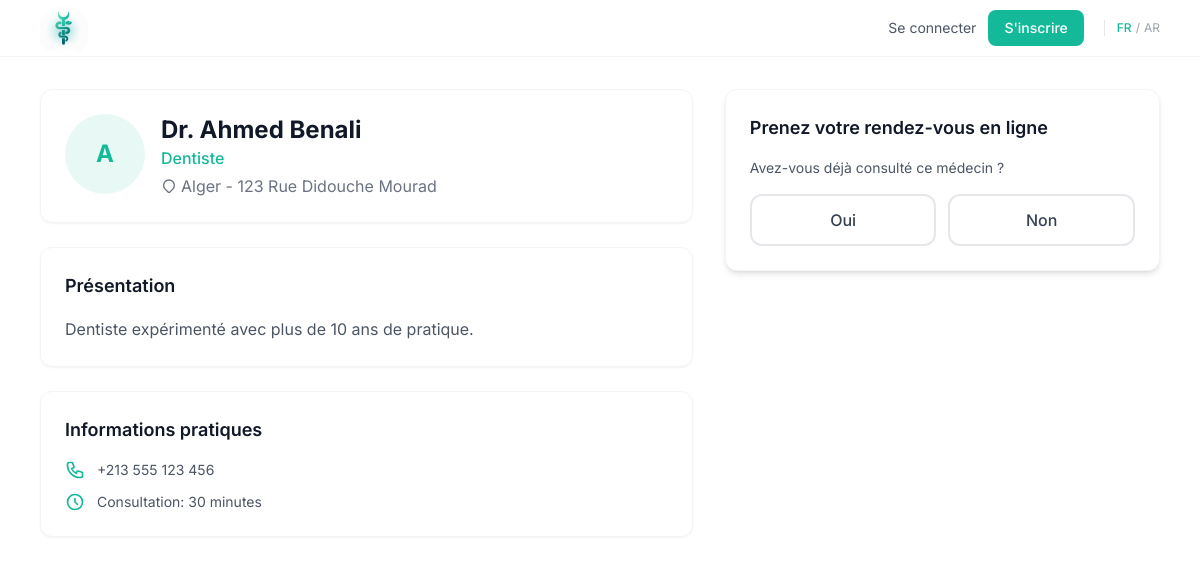
Screenshot of /doctor/1 with the database file from the repository.
### models.py (models this page shows, shortened)
class User(UserMixin, db.Model):
    __tablename__ = 'users'
    id = db.Column(db.Integer, primary_key=True)
    email = db.Column(db.String(120), unique=True, nullable=False)
    password_hash = db.Column(db.String(256), nullable=False)
    role = db.Column(db.String(20), nullable=False)
    name = db.Column(db.String(100), nullable=False)
    phone = db.Column(db.String(20))
    birth_date = db.Column(db.Date, nullable=True)
    gender = db.Column(db.String(20), nullable=True)
    address = db.Column(db.String(255), nullable=True)
    city = db.Column(db.String(100), nullable=True)
    created_at = db.Column(db.DateTime, default=datetime.utcnow)
    no_show_count = db.Column(db.Integer, default=0)
    is_blocked = db.Column(db.Boolean, default=False)
    doctor_profile = db.relationship('DoctorProfile', backref='user', uselist=False, cascade='all, delete-orphan')

class DoctorProfile(db.Model):
    __tablename__ = 'doctor_profiles'
    id = db.Column(db.Integer, primary_key=True)
    user_id = db.Column(db.Integer, db.ForeignKey('users.id'), nullable=False)
    specialty = db.Column(db.String(100), nullable=False)
    city = db.Column(db.String(100), nullable=False)
    address = db.Column(db.String(255))
    bio = db.Column(db.Text)
    profile_picture = db.Column(db.String(500), nullable=True)
    languages = db.Column(db.String(255), nullable=True)
    payment_methods = db.Column(db.String(255), nullable=True)
    expertises = db.Column(db.String(500), nullable=True)
    diplomas = db.Column(db.Text, nullable=True)
    waiting_room_count = db.Column(db.Integer, default=0)
    appointment_mode = db.Column(db.Enum(AppointmentMode), default=AppointmentMode.TICKET_QUEUE)
    kyc_status = db.Column(db.Enum(KYCStatus), default=KYCStatus.PENDING)
    documents_encrypted_path = db.Column(db.String(500), nullable=True)
    appointments = db.relationship('Appointment', backref='doctor_profile', foreign_keys='Appointment.doctor_id', lazy='dynamic')

### routes.py (the view)
@main_bp.route('/doctor/<int:doctor_id>')
def doctor_profile(doctor_id):
    doctor = DoctorProfile.query.get_or_404(doctor_id)
    return render_template('doctor_detail.html',
                           doctor=doctor,
                           t=get_t(),
                           lang=session.get('lang', 'fr'))

### routes.py (called while the page is built)
def get_t():
    lang = session.get('lang', 'fr')
    return TRANSLATIONS.get(lang, TRANSLATIONS['fr'])

### templates/doctor_detail.html (shortened to what this page needs)
{% extends 'base.html' %}
{% block content %}
<div class="max-w-6xl mx-auto px-4 py-8">
    <div class="flex flex-col lg:flex-row gap-8">
        <div class="lg:w-3/5">
            <div class="bg-white rounded-xl shadow-sm border border-gray-100 p-6 mb-6">
                <div class="flex items-start gap-4">
                    <div class="w-20 h-20 bg-[#14b999]/10 rounded-full flex items-center justify-center text-[#14b999] font-bold text-2xl flex-shrink-0">
                        {{ doctor.user.name[0] }}
                    </div>
                    <div>
                        <h1 class="text-2xl font-bold text-gray-900">Dr. {{ doctor.user.name }}</h1>
                        <p class="text-[#14b999] font-medium">{{ doctor.specialty }}</p>
                        <p class="text-gray-500 flex items-center gap-1 mt-1">
                            <svg class="w-4 h-4" fill="none" stroke="currentColor" viewBox="0 0 24 24">
                                <path stroke-linecap="round" stroke-linejoin="round" stroke-width="2" d="M17.657 16.657L13.414 20.9a1.998 1.998 0 01-2.827 0l-4.244-4.243a8 8 0 1111.314 0z"/>
                            </svg>
                            {{ doctor.city }}{% if doctor.address %} - {{ doctor.address }}{% endif %}
                        </p>
                    </div>
                </div>
            </div>
            {% if doctor.bio %}
            <div class="bg-white rounded-xl shadow-sm border border-gray-100 p-6 mb-6">
                <h2 class="text-lg font-semibold text-gray-900 mb-4">Présentation</h2>
                <p class="text-gray-600 leading-relaxed">{{ doctor.bio }}</p>
            </div>
            {% endif %}
            <div class="bg-white rounded-xl shadow-sm border border-gray-100 p-6">
                <h2 class="text-lg font-semibold text-gray-900 mb-4">Informations pratiques</h2>
                <div class="space-y-3 text-sm">
                    <div class="flex items-center gap-3 text-gray-600">
                        {{ doctor.user.phone or 'Non renseigné' }}
                    </div>
                    <div class="flex items-center gap-3 text-gray-600">
                        <svg class="w-5 h-5 text-[#14b999]" fill="none" stroke="currentColor" viewBox="0 0 24 24">
                            <path stroke-linecap="round" stroke-linejoin="round" stroke-width="2" d="M12 8v4l3 3m6-3a9 9 0 11-18 0 9 9 0 0118 0z"/>
                        </svg>
                        Consultation: 30 minutes
                    </div>
                </div>
            </div>
        </div>
        <div class="lg:w-2/5">
            <div class="bg-white rounded-xl shadow-md border border-gray-100 p-6 lg:sticky lg:top-20">
                <h2 class="text-lg font-semibold text-gray-900 mb-4">Prenez votre rendez-vous en ligne</h2>
                <div id="booking-wizard">
                    <div id="step-1" class="step">
                        <p class="text-sm text-gray-600 mb-4">Avez-vous déjà consulté ce médecin ?</p>
                        <div class="grid grid-cols-2 gap-3">
                            <button onclick="nextStep(2, 'returning')" class="py-3 px-4 border-2 border-gray-200 rounded-xl text-gray-700 font-medium hover:border-[#14b999] hover:text-[#14b999] transition">
                                Oui
                            </button>
                            <button onclick="nextStep(2, 'new')" class="py-3 px-4 border-2 border-gray-200 rounded-xl text-gray-700 font-medium hover:border-[#14b999] hover:text-[#14b999] transition">
                                Non
                            </button>
                        </div>
                    </div>
                </div>
            </div>
        </div>
    </div>
</div>
{% endblock %}

### rows the page displays
User: user "A", user.name "Ahmed Benali", user "+213 555 123 456"
DoctorProfile: specialty "Dentiste", city "Alger", address "123 Rue Didouche Mourad", bio "Dentiste expérimenté avec plus de 10 ans de pratique."

### other values shown
{{ t.login }} "Se connecter"
{{ t.register }} "S'inscrire"
